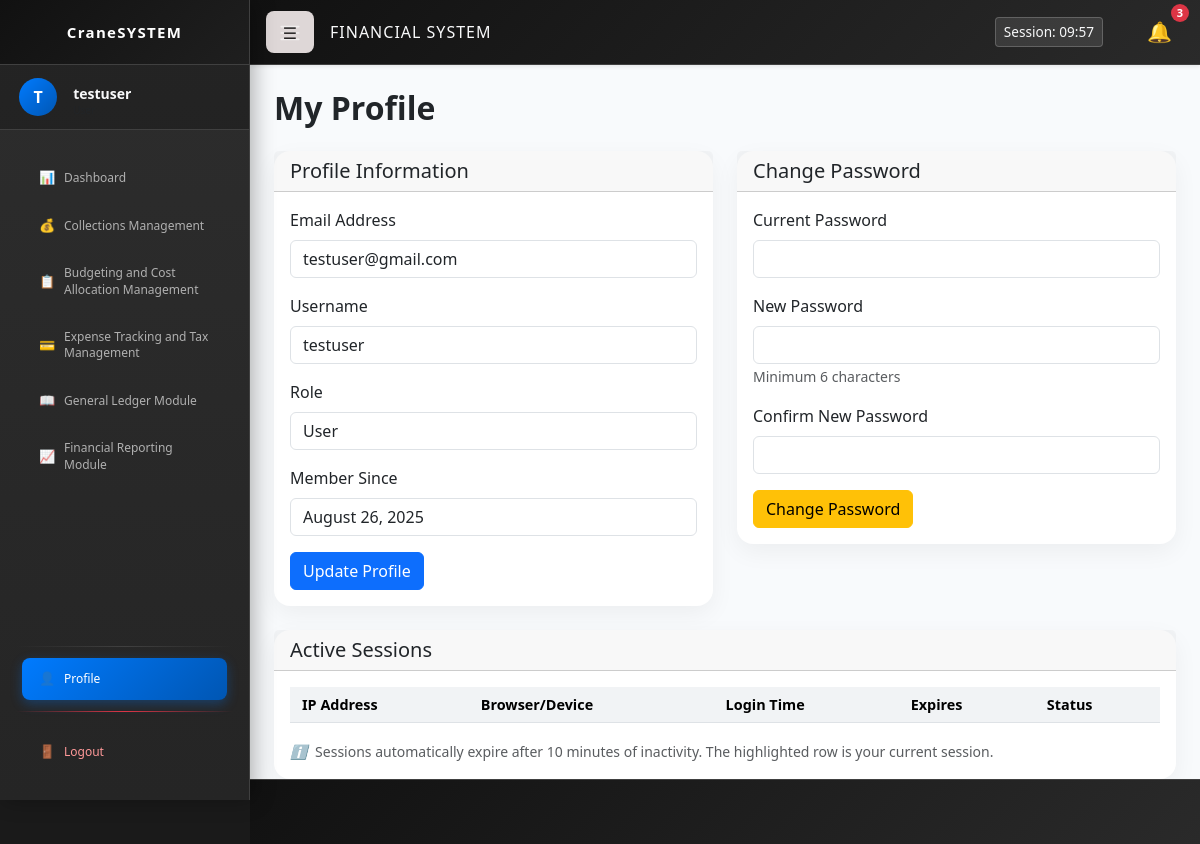
/profile.php (signed in), run on the app's committed database.
### tables this page shows
CREATE TABLE `users` (
  `id` int(11) NOT NULL,
  `email` varchar(255) NOT NULL,
  `username` varchar(100) NOT NULL,
  `password` varchar(255) NOT NULL,
  `role` enum('admin','user') NOT NULL DEFAULT 'user',
  `created_at` timestamp NOT NULL DEFAULT current_timestamp(),
  `updated_at` timestamp NOT NULL DEFAULT current_timestamp() ON UPDATE current_timestamp(),
  `is_active` tinyint(1) DEFAULT 1
);

### profile.php (the view, shortened to what this page needs)
<?php
require_once 'db.php';
$user_id = $_SESSION['user_id'];
$stmt = $conn->prepare("SELECT email, username, role, created_at FROM users WHERE id = ?");
$stmt->bind_param("i", $user_id);
$stmt->execute();
$user_info = $stmt->get_result()->fetch_assoc();
?>
<!DOCTYPE html>
<html lang="en">
<head>
  <link href="https://cdn.jsdelivr.net/npm/bootstrap@5.3.3/dist/css/bootstrap.min.css" rel="stylesheet">
  <link rel="stylesheet" href="css/style.css" />
</head>
<body>
  <?php include 'sidebar_navbar.php'; ?>
  <div class="main-content">
    <div class="container-fluid mt-4 px-4">
      <h2 class="fw-bold mb-4">My Profile</h2>
      <div class="row">
        <div class="col-lg-6 mb-4">
          <div class="card">
            <div class="card-header">
              <h5 class="card-title mb-0">Profile Information</h5>
            </div>
            <div class="card-body">
              <form method="POST">
                <div class="mb-3">
                  <label for="email" class="form-label">Email Address</label>
                  <input type="email" class="form-control" id="email" name="email"
                         value="<?php echo htmlspecialchars($user_info['email']); ?>" required>
                </div>
                <div class="mb-3">
                  <label for="username" class="form-label">Username</label>
                  <input type="text" class="form-control" id="username" name="username"
                         value="<?php echo htmlspecialchars($user_info['username']); ?>" required>
                </div>
                <div class="mb-3">
                  <label class="form-label">Role</label>
                  <input type="text" class="form-control" readonly
                         value="<?php echo ucfirst($user_info['role']); ?>">
                </div>
                <div class="mb-3">
                  <label class="form-label">Member Since</label>
                  <input type="text" class="form-control" readonly
                         value="<?php echo date('F j, Y', strtotime($user_info['created_at'])); ?>">
                </div>
                <button type="submit" class="btn btn-primary">Update Profile</button>
              </form>
            </div>
          </div>
        </div>
        <div class="col-lg-6 mb-4">
          <div class="card">
            <div class="card-header">
              <h5 class="card-title mb-0">Change Password</h5>
            </div>
            <div class="card-body">
              <form method="POST">
                <div class="mb-3">
                  <label for="current_password" class="form-label">Current Password</label>
                  <input type="password" class="form-control" id="current_password" name="current_password" required>
                </div>
                <div class="mb-3">
                  <label for="new_password" class="form-label">New Password</label>
                  <input type="password" class="form-control" id="new_password" name="new_password" required>
                  <small class="form-text text-muted">Minimum 6 characters</small>
                </div>
                <div class="mb-3">
                  <label for="confirm_password" class="form-label">Confirm New Password</label>
                  <input type="password" class="form-control" id="confirm_password" name="confirm_password" required>
                </div>
                <button type="submit" class="btn btn-warning">Change Password</button>
              </form>
            </div>
          </div>
        </div>
      </div>
      <div class="row">
        <div class="col-12">
          <div class="card">
            <div class="card-header">
              <h5 class="card-title mb-0">Active Sessions</h5>
            </div>
            <div class="card-body">
              <div class="table-responsive">
                <table class="table table-sm">
                  <thead>
                    <tr>
                      <th>IP Address</th>
                      <th>Browser/Device</th>
                      <th>Login Time</th>
                      <th>Expires</th>
                      <th>Status</th>
                    </tr>
                  </thead>
                </table>
              </div>
              <small class="text-muted">
                <i class="me-1">ℹ️</i>
                Sessions automatically expire after 10 minutes of inactivity. The highlighted row is your current session.
              </small>
            </div>
          </div>
        </div>
      </div>
    </div>
  </div>
</body>
</html>

### css/style.css (style rules this page uses)
body { background-color: #f8fafc; font-family: 'Segoe UI', sans-serif; margin: 0; padding: 0; }
.main-content { margin-left: 250px; padding-top: 85px; transition: margin-left 0.3s ease; }
.card { border: none; border-radius: 1rem; box-shadow: 0 8px 24px #0000000d; transition: transform 0.2s ease; }
.table-responsive > table.table { font-size: 0.9rem; }
.table-responsive > table.table thead th, .table-responsive > table.table tbody td { padding: 0.4rem 0.75rem; }
.table > thead > tr > th, .table > tbody > tr > td { vertical-align: middle; padding: 0.5rem 0.75rem; }
.table th { background-color: #f1f3f5; }
.table td, .table th { vertical-align: middle; }

### sidebar_navbar.php (style rules this page uses)
:root { --dark-bg: #1a1a1a; --darker-bg: #111111; --sidebar-bg: #2d2d2d; --sidebar-hover: #3d3d3d; --text-light: #ffffff; --text-muted: #b0b0b0; --accent-color: #007bff; --accent-hover: #0056b3; --border-color: #404040; --navbar-height: 65px; }
body { background-color: var(--dark-bg) !important; }
.main-content { margin-left: 250px; padding-top: 65px; padding-bottom: 65px; transition: margin-left 0.3s ease; background-color: #f8fafc !important; min-height: 100vh; box-sizing: border-box; }

### data on the page
users: email "testuser@gmail.com", username "testuser", role "User", created_at "August 26, 2025"

### other printed values
$profile_initial "T"
$username "testuser"
